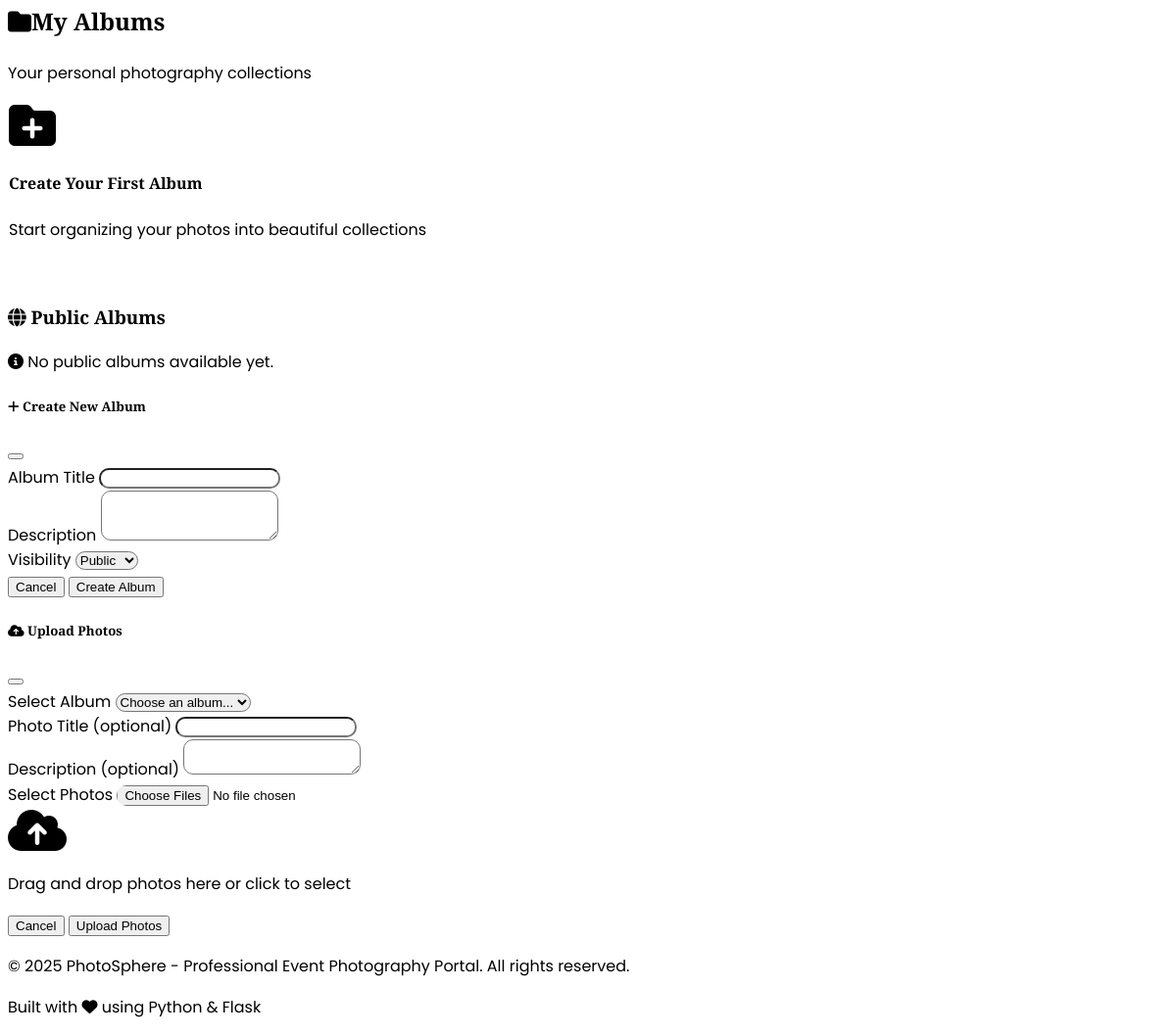
The page /dashboard (signed in, lower part) on the database as committed earlier.
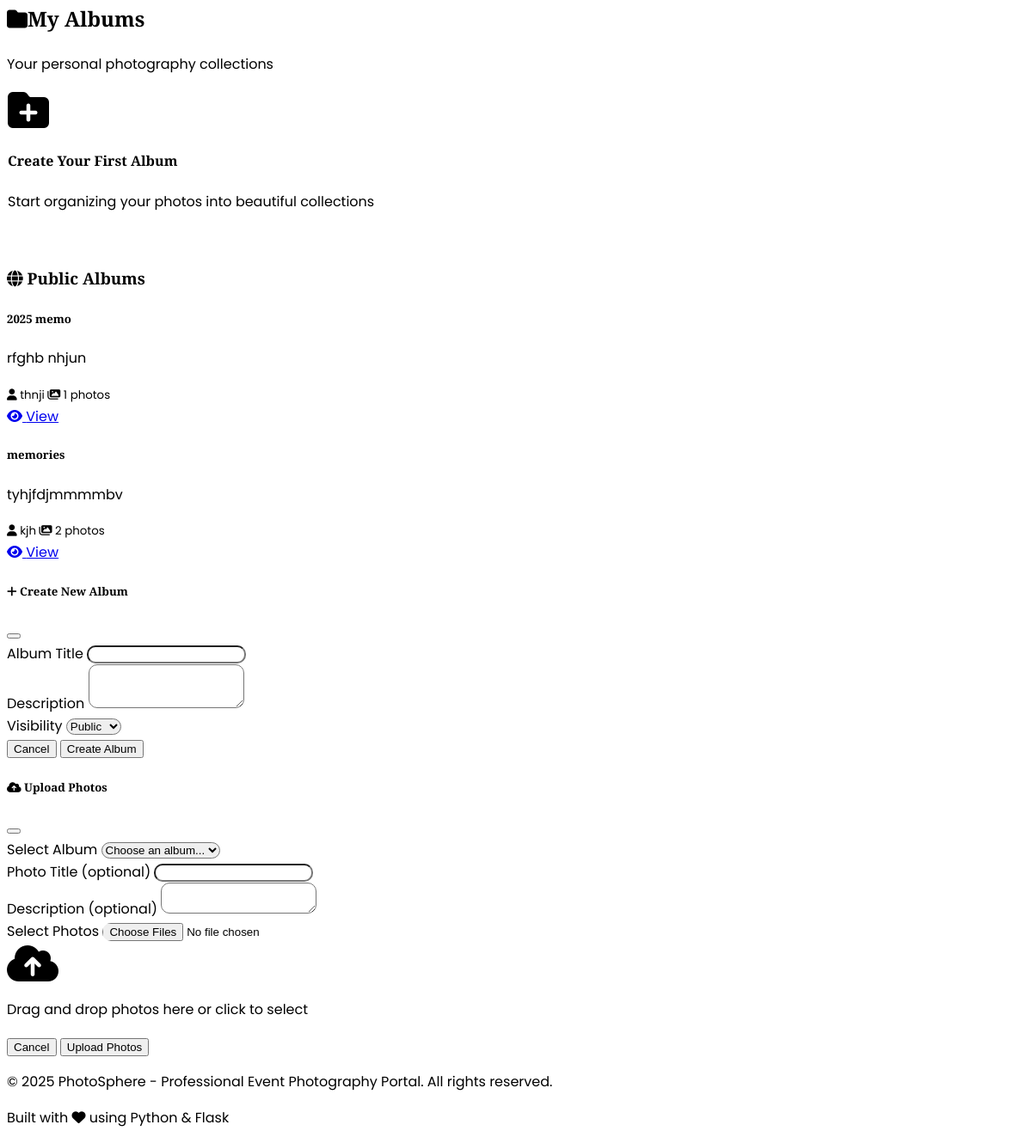
The same page on the database as committed later.
### models.py (models this page shows, shortened)
class Album(db.Model):
    id = db.Column(db.Integer, primary_key=True)
    title = db.Column(db.String(100), nullable=False)
    description = db.Column(Text)
    date = db.Column(db.DateTime, default=datetime.utcnow)
    created_by = db.Column(db.Integer, db.ForeignKey('user.id'), nullable=False)
    visibility = db.Column(db.String(20), default='public')  # 'public', 'private'
    created_at = db.Column(db.DateTime, default=datetime.utcnow)
    photos = db.relationship('Photo', backref='album', lazy=True, cascade='all, delete-orphan')

class User(UserMixin, db.Model):
    id = db.Column(db.Integer, primary_key=True)
    username = db.Column(db.String(64), unique=True, nullable=False)
    email = db.Column(db.String(120), unique=True, nullable=False)
    password_hash = db.Column(db.String(256), nullable=False)
    role = db.Column(db.String(20), default='user')  # 'user', 'admin'
    created_at = db.Column(db.DateTime, default=datetime.utcnow)
    albums = db.relationship('Album', backref='creator', lazy=True)
    photos = db.relationship('Photo', backref='uploader', lazy=True)
    comments = db.relationship('Comment', backref='author', lazy=True)

### routes.py (the view)
@app.route('/dashboard')
@login_required
def dashboard():
    user_albums = Album.query.filter_by(created_by=current_user.id).order_by(Album.created_at.desc()).all()
    public_albums = Album.query.filter_by(visibility='public').order_by(Album.created_at.desc()).all()
    return render_template('dashboard.html', user_albums=user_albums, public_albums=public_albums)

### app.py (called while the page is built)
@login_manager.user_loader
def load_user(user_id):
    from models import User
    return User.query.get(int(user_id))

### templates/dashboard.html (shortened to what the changed rows need)
{% extends "base.html" %}
{% block content %}
<div class="container">
    <section class="py-5" data-aos="fade-up">
        <div class="text-center mb-5">
            <h2 class="display-5 fw-bold mb-3">
                <i class="fas fa-folder me-3"></i>My Albums
            </h2>
        </div>
    </section>
    <div class="row">
        <div class="col-lg-12">
            <h3><i class="fas fa-globe"></i> Public Albums</h3>
            {% if public_albums %}
            <div class="row">
                {% for album in public_albums %}
                <div class="col-md-6 col-lg-4 mb-3">
                    <div class="card">
                        <div class="card-body">
                            <h5 class="card-title">{{ album.title }}</h5>
                            <p class="card-text">{{ album.description[:80] }}{% if album.description|length > 80 %}...{% endif %}</p>
                            <div class="d-flex justify-content-between align-items-center">
                                <small class="text-muted">
                                    <i class="fas fa-user"></i> {{ album.creator.username }}
                                </small>
                                <small class="text-muted">
                                    <i class="fas fa-images"></i> {{ album.photos|length }} photos
                                </small>
                            </div>
                            <a href="{{ url_for('view_album', album_id=album.id) }}" class="btn btn-primary btn-sm mt-2">
                                <i class="fas fa-eye"></i> View
                            </a>
                        </div>
                    </div>
                </div>
                {% endfor %}
            </div>
            {% else %}
            <div class="alert alert-info">
                <i class="fas fa-info-circle"></i> No public albums available yet.
            </div>
            {% endif %}
        </div>
    </div>
</div>
{% endblock %}

Rows that differ between the two databases and show on the page:
added Album: title "2025 memo", description "rfghb nhjun", creator.username "thnji", photos|length "1"
added Album: title "memories", description "tyhjfdjmmmmbv", creator.username "kjh", photos|length "2"
Other text that changed with them:
text no longer shown: "No public albums available yet."
